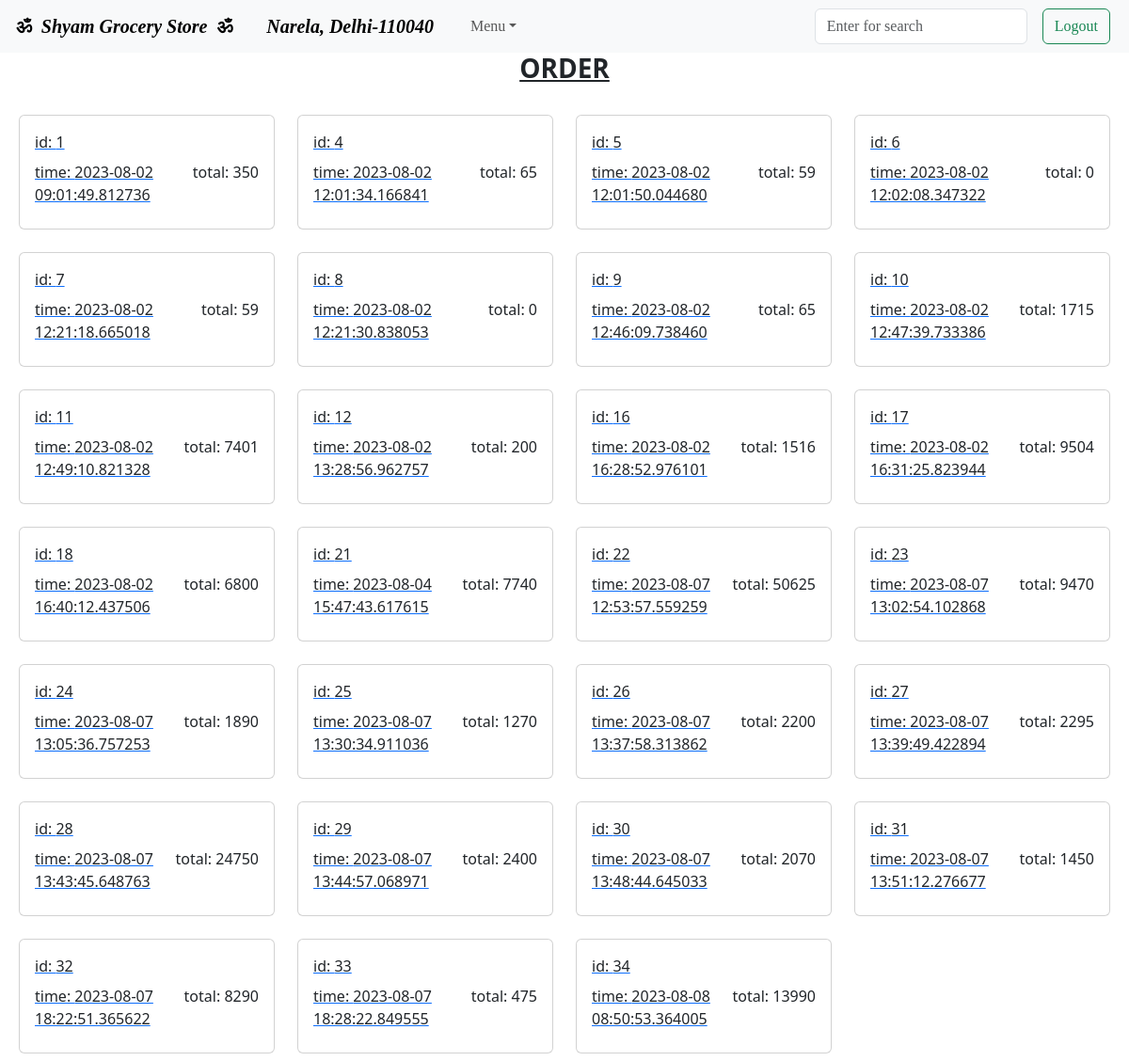
Page /order (signed in) on the earlier database version.
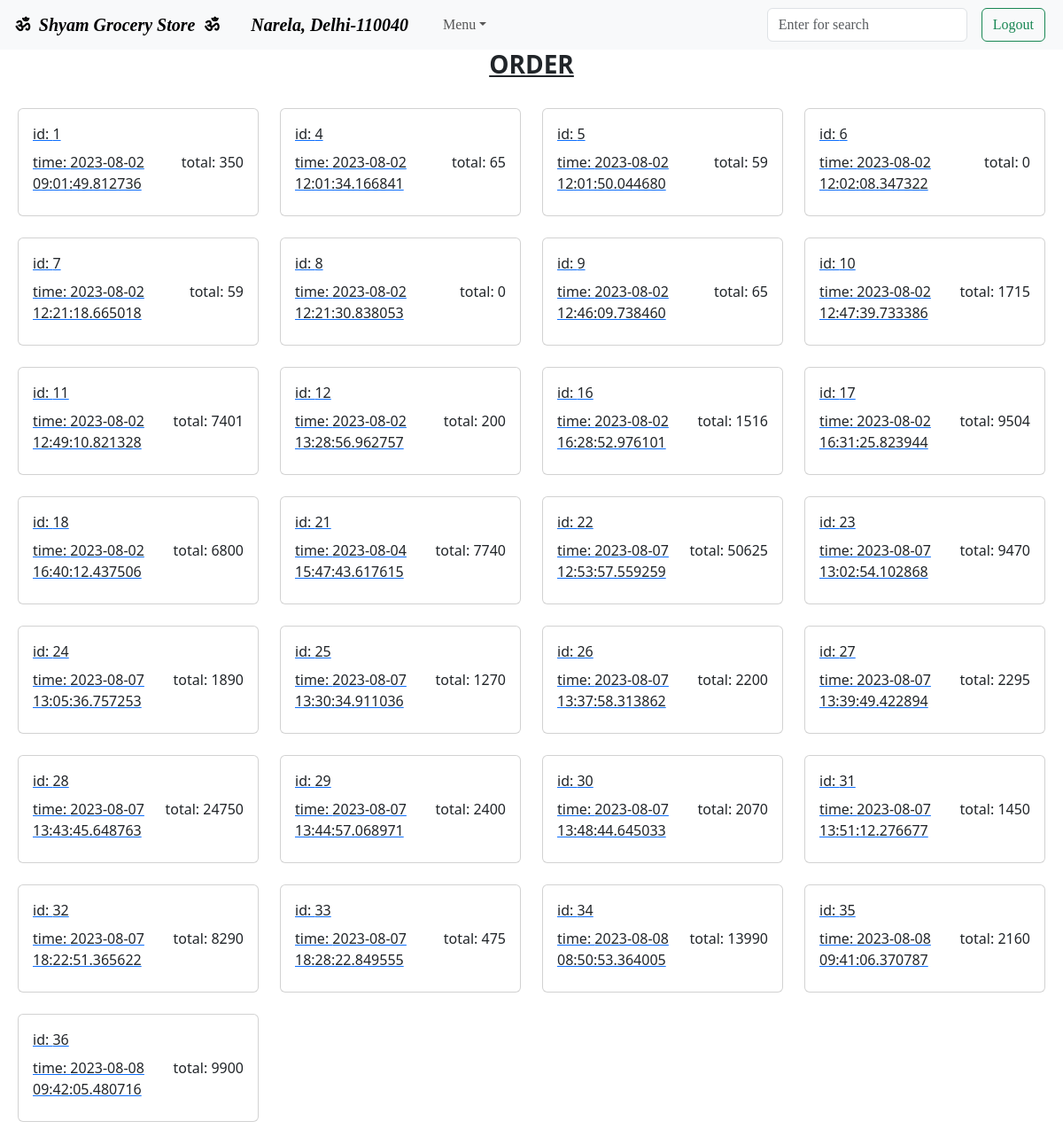
Same page on the later database version.
### model.py (models this page shows)
class Order(db.Model):
    __tablename__="order"
    id = db.Column('id', db.Integer, primary_key=True)
    user_id = db.Column(db.Integer)
    order_total = db.Column(db.Integer)
    order_time = db.Column(db.DateTime, nullable=False, default = datetime.utcnow)

### controller.py (the view)
@app.route("/order")
def order():
    if "user_id" in session:
        all_orders = Order.query.filter_by(user_id=session["user_id"])
        list_of_all_orders = [detail for detail in all_orders]
        return render_template("order.html", all_orders=list_of_all_orders)
    else:
        return redirect("/sign-in")

### templates/order.html
{% extends "base.html" %}
    {% block main %}
        <h3><center><b><u>ORDER</u></b></center></h3>
        <div class="row row-cols-1 row-cols-md-4 g-4 my-2 mx-2">
            {% for order in all_orders %}
                    <div class="col" id="mv">
                    <a href="/order_details/{{order.id}}">
                    <div class="card">
                        <div class="card-body">
                        <p class="card-title">id: {{order.id}}</p>
                        <p class="card-title" style="float:right;">total: {{order.order_total}}</p>
                        <p class="card-title">time: {{order.order_time}}</p>
                        </div>
                    </div>
                    </a>
                    </div>
            {% endfor %}
        </div>
    {% endblock %}

Differences in the rows shown:
added Order: id "35", order_total "2160", order_time "2023-08-08 09:41:06.370787"
added Order: id "36", order_total "9900", order_time "2023-08-08 09:42:05.480716"
